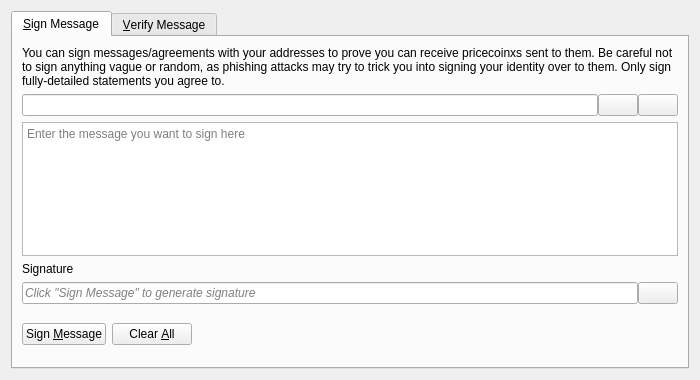
<?xml version="1.0" encoding="UTF-8"?>
<ui version="4.0">
 <class>SignVerifyMessageDialog</class>
 <widget class="QDialog" name="SignVerifyMessageDialog">
  <property name="geometry">
   <rect>
    <x>0</x>
    <y>0</y>
    <width>700</width>
    <height>380</height>
   </rect>
  </property>
  <property name="windowTitle">
   <string>Signatures - Sign / Verify a Message</string>
  </property>
  <property name="modal">
   <bool>true</bool>
  </property>
  <layout class="QVBoxLayout" name="verticalLayout">
   <item>
    <widget class="QTabWidget" name="tabWidget">
     <property name="currentIndex">
      <number>0</number>
     </property>
     <widget class="QWidget" name="tabSignMessage">
      <attribute name="title">
       <string>&amp;Sign Message</string>
      </attribute>
      <layout class="QVBoxLayout" name="verticalLayout_SM">
       <item>
        <widget class="QLabel" name="infoLabel_SM">
         <property name="text">
          <string>You can sign messages/agreements with your addresses to prove you can receive pricecoinxs sent to them. Be careful not to sign anything vague or random, as phishing attacks may try to trick you into signing your identity over to them. Only sign fully-detailed statements you agree to.</string>
         </property>
         <property name="textFormat">
          <enum>Qt::PlainText</enum>
         </property>
         <property name="wordWrap">
          <bool>true</bool>
         </property>
        </widget>
       </item>
       <item>
        <layout class="QHBoxLayout" name="horizontalLayout_1_SM">
         <property name="spacing">
          <number>0</number>
         </property>
         <item>
          <widget class="QValidatedLineEdit" name="addressIn_SM">
           <property name="toolTip">
            <string>The PricecoinX address to sign the message with</string>
           </property>
          </widget>
         </item>
         <item>
          <widget class="QPushButton" name="addressBookButton_SM">
           <property name="toolTip">
            <string>Choose previously used address</string>
           </property>
           <property name="text">
            <string/>
           </property>
           <property name="icon">
            <iconset resource="../bitcoin.qrc">
             <normaloff>:/icons/address-book</normaloff>:/icons/address-book</iconset>
           </property>
           <property name="shortcut">
            <string>Alt+A</string>
           </property>
           <property name="autoDefault">
            <bool>false</bool>
           </property>
          </widget>
         </item>
         <item>
          <widget class="QPushButton" name="pasteButton_SM">
           <property name="toolTip">
            <string>Paste address from clipboard</string>
           </property>
           <property name="text">
            <string/>
           </property>
           <property name="icon">
            <iconset resource="../bitcoin.qrc">
             <normaloff>:/icons/editpaste</normaloff>:/icons/editpaste</iconset>
           </property>
           <property name="shortcut">
            <string>Alt+P</string>
           </property>
           <property name="autoDefault">
            <bool>false</bool>
           </property>
          </widget>
         </item>
        </layout>
       </item>
       <item>
        <widget class="QPlainTextEdit" name="messageIn_SM">
         <property name="toolTip">
          <string>Enter the message you want to sign here</string>
         </property>
         <property name="placeholderText">
          <string>Enter the message you want to sign here</string>
         </property>
        </widget>
       </item>
       <item>
        <widget class="QLabel" name="signatureLabel_SM">
         <property name="text">
          <string>Signature</string>
         </property>
         <property name="textFormat">
          <enum>Qt::PlainText</enum>
         </property>
        </widget>
       </item>
       <item>
        <layout class="QHBoxLayout" name="horizontalLayout_2_SM">
         <property name="spacing">
          <number>0</number>
         </property>
         <item>
          <widget class="QLineEdit" name="signatureOut_SM">
           <property name="placeholderText">
            <string>Click "Sign Message" to generate signature</string>
           </property>
           <property name="font">
            <font>
             <italic>true</italic>
            </font>
           </property>
           <property name="readOnly">
            <bool>true</bool>
           </property>
          </widget>
         </item>
         <item>
          <widget class="QPushButton" name="copySignatureButton_SM">
           <property name="toolTip">
            <string>Copy the current signature to the system clipboard</string>
           </property>
           <property name="text">
            <string/>
           </property>
           <property name="icon">
            <iconset resource="../bitcoin.qrc">
             <normaloff>:/icons/editcopy</normaloff>:/icons/editcopy</iconset>
           </property>
           <property name="autoDefault">
            <bool>false</bool>
           </property>
          </widget>
         </item>
        </layout>
       </item>
       <item>
        <layout class="QHBoxLayout" name="horizontalLayout_3_SM">
         <item>
          <widget class="QPushButton" name="signMessageButton_SM">
           <property name="toolTip">
            <string>Sign the message to prove you own this PricecoinX address</string>
           </property>
           <property name="text">
            <string>Sign &amp;Message</string>
           </property>
           <property name="icon">
            <iconset resource="../bitcoin.qrc">
             <normaloff>:/icons/edit</normaloff>:/icons/edit</iconset>
           </property>
           <property name="autoDefault">
            <bool>false</bool>
           </property>
          </widget>
         </item>
         <item>
          <widget class="QPushButton" name="clearButton_SM">
           <property name="toolTip">
            <string>Reset all sign message fields</string>
           </property>
           <property name="text">
            <string>Clear &amp;All</string>
           </property>
           <property name="icon">
            <iconset resource="../bitcoin.qrc">
             <normaloff>:/icons/remove</normaloff>:/icons/remove</iconset>
           </property>
           <property name="autoDefault">
            <bool>false</bool>
           </property>
          </widget>
         </item>
         <item>
          <spacer name="horizontalSpacer_1_SM">
           <property name="orientation">
            <enum>Qt::Horizontal</enum>
           </property>
           <property name="sizeHint" stdset="0">
            <size>
             <width>40</width>
             <height>48</height>
            </size>
           </property>
          </spacer>
         </item>
         <item>
          <widget class="QLabel" name="statusLabel_SM">
           <property name="font">
            <font>
             <weight>75</weight>
             <bold>true</bold>
            </font>
           </property>
           <property name="text">
            <string/>
           </property>
           <property name="wordWrap">
            <bool>true</bool>
           </property>
          </widget>
         </item>
         <item>
          <spacer name="horizontalSpacer_2_SM">
           <property name="orientation">
            <enum>Qt::Horizontal</enum>
           </property>
           <property name="sizeHint" stdset="0">
            <size>
             <width>40</width>
             <height>48</height>
            </size>
           </property>
          </spacer>
         </item>
        </layout>
       </item>
      </layout>
     </widget>
     <widget class="QWidget" name="tabVerifyMessage">
      <attribute name="title">
       <string>&amp;Verify Message</string>
      </attribute>
      <layout class="QVBoxLayout" name="verticalLayout_VM">
       <item>
        <widget class="QLabel" name="infoLabel_VM">
         <property name="text">
          <string>Enter the receiver's address, message (ensure you copy line breaks, spaces, tabs, etc. exactly) and signature below to verify the message. Be careful not to read more into the signature than what is in the signed message itself, to avoid being tricked by a man-in-the-middle attack. Note that this only proves the signing party receives with the address, it cannot prove sendership of any transaction!</string>
         </property>
         <property name="textFormat">
          <enum>Qt::PlainText</enum>
         </property>
         <property name="alignment">
          <set>Qt::AlignLeading|Qt::AlignLeft|Qt::AlignTop</set>
         </property>
         <property name="wordWrap">
          <bool>true</bool>
         </property>
        </widget>
       </item>
       <item>
        <layout class="QHBoxLayout" name="horizontalLayout_1_VM">
         <property name="spacing">
          <number>0</number>
         </property>
         <item>
          <widget class="QValidatedLineEdit" name="addressIn_VM">
           <property name="toolTip">
            <string>The PricecoinX address the message was signed with</string>
           </property>
          </widget>
         </item>
         <item>
          <widget class="QPushButton" name="addressBookButton_VM">
           <property name="toolTip">
            <string>Choose previously used address</string>
           </property>
           <property name="text">
            <string/>
           </property>
           <property name="icon">
            <iconset resource="../bitcoin.qrc">
             <normaloff>:/icons/address-book</normaloff>:/icons/address-book</iconset>
           </property>
           <property name="shortcut">
            <string>Alt+A</string>
           </property>
           <property name="autoDefault">
            <bool>false</bool>
           </property>
          </widget>
         </item>
        </layout>
       </item>
       <item>
        <widget class="QPlainTextEdit" name="messageIn_VM">
          <property name="toolTip">
            <string>The signed message to verify</string>
          </property>
          <property name="placeholderText">
            <string>The signed message to verify</string>
          </property>
        </widget>
       </item>
       <item>
        <widget class="QValidatedLineEdit" name="signatureIn_VM">
          <property name="toolTip">
            <string>The signature given when the message was signed</string>
          </property>
          <property name="placeholderText">
            <string>The signature given when the message was signed</string>
          </property>
        </widget>
       </item>
       <item>
        <layout class="QHBoxLayout" name="horizontalLayout_2_VM">
         <item>
          <widget class="QPushButton" name="verifyMessageButton_VM">
           <property name="toolTip">
            <string>Verify the message to ensure it was signed with the specified PricecoinX address</string>
           </property>
           <property name="text">
            <string>Verify &amp;Message</string>
           </property>
           <property name="icon">
            <iconset resource="../bitcoin.qrc">
             <normaloff>:/icons/transaction_0</normaloff>:/icons/transaction_0</iconset>
           </property>
           <property name="autoDefault">
            <bool>false</bool>
           </property>
          </widget>
         </item>
         <item>
          <widget class="QPushButton" name="clearButton_VM">
           <property name="toolTip">
            <string>Reset all verify message fields</string>
           </property>
           <property name="text">
            <string>Clear &amp;All</string>
           </property>
           <property name="icon">
            <iconset resource="../bitcoin.qrc">
             <normaloff>:/icons/remove</normaloff>:/icons/remove</iconset>
           </property>
           <property name="autoDefault">
            <bool>false</bool>
           </property>
          </widget>
         </item>
         <item>
          <spacer name="horizontalSpacer_1_VM">
           <property name="orientation">
            <enum>Qt::Horizontal</enum>
           </property>
           <property name="sizeHint" stdset="0">
            <size>
             <width>40</width>
             <height>48</height>
            </size>
           </property>
          </spacer>
         </item>
         <item>
          <widget class="QLabel" name="statusLabel_VM">
           <property name="font">
            <font>
             <weight>75</weight>
             <bold>true</bold>
            </font>
           </property>
           <property name="text">
            <string/>
           </property>
           <property name="wordWrap">
            <bool>true</bool>
           </property>
          </widget>
         </item>
         <item>
          <spacer name="horizontalSpacer_2_VM">
           <property name="orientation">
            <enum>Qt::Horizontal</enum>
           </property>
           <property name="sizeHint" stdset="0">
            <size>
             <width>40</width>
             <height>48</height>
            </size>
           </property>
          </spacer>
         </item>
        </layout>
       </item>
      </layout>
     </widget>
    </widget>
   </item>
  </layout>
 </widget>
 <customwidgets>
  <customwidget>
   <class>QValidatedLineEdit</class>
   <extends>QLineEdit</extends>
   <header>qt/qvalidatedlineedit.h</header>
  </customwidget>
 </customwidgets>
 <resources>
  <include location="../bitcoin.qrc"/>
 </resources>
 <connections/>
</ui>
